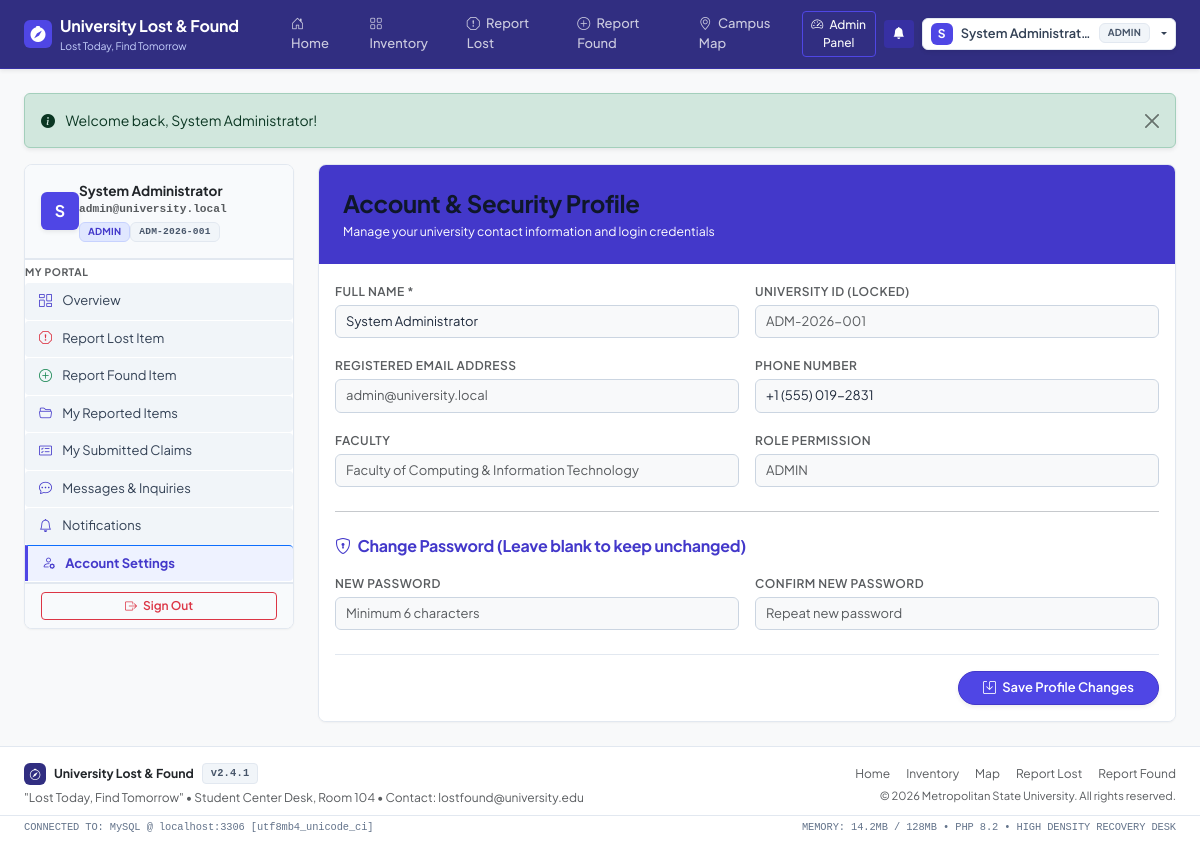
The app's page /profile.php (signed in) with its own data.
### tables this page shows
CREATE TABLE `users` (
  `id` INT UNSIGNED NOT NULL AUTO_INCREMENT,
  `university_id` VARCHAR(50) NOT NULL UNIQUE,
  `full_name` VARCHAR(150) NOT NULL,
  `email` VARCHAR(150) NOT NULL UNIQUE,
  `phone` VARCHAR(30) NULL,
  `password` VARCHAR(255) NOT NULL,
  `role` ENUM('student', 'staff', 'officer', 'admin') NOT NULL DEFAULT 'student',
  `faculty_id` INT UNSIGNED NULL,
  `department_id` INT UNSIGNED NULL,
  `profile_image` VARCHAR(255) NULL DEFAULT 'default_avatar.png',
  `status` ENUM('active', 'inactive', 'suspended') NOT NULL DEFAULT 'active',
  `email_verified` TINYINT(1) NOT NULL DEFAULT 1,
  `reset_token` VARCHAR(100) NULL,
  `reset_token_expiry` DATETIME NULL,
  `created_at` TIMESTAMP NOT NULL DEFAULT CURRENT_TIMESTAMP,
  `updated_at` TIMESTAMP NOT NULL DEFAULT CURRENT_TIMESTAMP ON UPDATE CURRENT_TIMESTAMP,
  PRIMARY KEY (`id`),
  KEY `fk_users_faculty` (`faculty_id`),
  KEY `fk_users_department` (`department_id`),
  CONSTRAINT `fk_users_faculty` FOREIGN KEY (`faculty_id`) REFERENCES `faculties` (`id`) ON DELETE SET NULL,
  CONSTRAINT `fk_users_department` FOREIGN KEY (`department_id`) REFERENCES `departments` (`id`) ON DELETE SET NULL
);

CREATE TABLE `faculties` (
  `id` INT UNSIGNED NOT NULL AUTO_INCREMENT,
  `name` VARCHAR(150) NOT NULL,
  `code` VARCHAR(20) NOT NULL UNIQUE,
  `description` TEXT NULL,
  `status` ENUM('active', 'inactive') NOT NULL DEFAULT 'active',
  `created_at` TIMESTAMP NOT NULL DEFAULT CURRENT_TIMESTAMP,
  `updated_at` TIMESTAMP NOT NULL DEFAULT CURRENT_TIMESTAMP ON UPDATE CURRENT_TIMESTAMP,
  PRIMARY KEY (`id`)
);

### profile.php (the view, shortened to what the rows shown need)
<?php
require_once __DIR__ . '/includes/auth-check.php';
require_once __DIR__ . '/classes/User.php';
$userId = (int)$currentUser['id'];
$userModel = new User();
$userProfile = $userModel->findById($userId);
require_once __DIR__ . '/includes/header.php';
require_once __DIR__ . '/includes/navbar.php';
?>
<div class="container-fluid px-lg-4 py-4">
    <div class="row g-4">
        <div class="col-lg-3">
            <?php require_once __DIR__ . '/includes/sidebar.php'; ?>
        </div>
        <div class="col-lg-9">
            <div class="card border-0 shadow-lg rounded-4 overflow-hidden">
                <div class="card-body p-4 p-md-4.5 bg-white">
                    <form method="POST" action="<?= APP_URL ?>/profile.php">
                        <div class="row g-3 mb-4">
                            <div class="col-md-6">
                                <label class="form-label fw-semibold small text-muted">Full Name *</label>
                                <input type="text" name="full_name" class="form-control bg-light" required value="<?= e($userProfile['full_name'] ?? '') ?>">
                            </div>
                            <div class="col-md-6">
                                <label class="form-label fw-semibold small text-muted">University ID (Locked)</label>
                                <input type="text" class="form-control bg-light text-muted" readonly value="<?= e($userProfile['university_id'] ?? '') ?>">
                            </div>
                            <div class="col-md-6">
                                <label class="form-label fw-semibold small text-muted">Registered Email Address</label>
                                <input type="email" class="form-control bg-light text-muted" readonly value="<?= e($userProfile['email'] ?? '') ?>">
                            </div>
                            <div class="col-md-6">
                                <label class="form-label fw-semibold small text-muted">Phone Number</label>
                                <input type="tel" name="phone" class="form-control bg-light" placeholder="+1 (555) 000-0000" value="<?= e($userProfile['phone'] ?? '') ?>">
                            </div>
                            <div class="col-md-6">
                                <label class="form-label fw-semibold small text-muted">Faculty</label>
                                <input type="text" class="form-control bg-light text-muted" readonly value="<?= e($userProfile['faculty_name'] ?? 'General') ?>">
                            </div>
                            <div class="col-md-6">
                                <label class="form-label fw-semibold small text-muted">Role Permission</label>
                                <input type="text" class="form-control bg-light text-muted text-uppercase" readonly value="<?= e($userProfile['role'] ?? 'student') ?>">
                            </div>
                        </div>
                    </form>
                </div>
            </div>
        </div>
    </div>
</div>
<?php require_once __DIR__ . '/includes/footer.php'; ?>

### includes/navbar.php (shortened to what the rows shown need)
<?php
require_once __DIR__ . '/../classes/Auth.php';
$isAuth = Auth::check();
$user = Auth::user();
?>
<nav class="navbar navbar-expand-lg navbar-dark sticky-top shadow-sm py-1.5" style="background-color: #312e81; border-bottom: 1px solid #3730a3;">
    <div class="container-fluid px-lg-4">
        <div class="collapse navbar-collapse" id="navbarContent">
            <div class="d-flex align-items-center gap-2">
                <?php if ($isAuth): ?>
                    <?php if ($user['role'] === 'admin'): ?>
                        <a href="<?= APP_URL ?>/admin/dashboard.php" class="btn btn-outline-light btn-sm fw-medium border-indigo-700" style="font-size: 0.75rem; border-color: #4f46e5;">
                            <i class="bi bi-speedometer2 me-1"></i> Admin Panel
                        </a>
                    <?php elseif ($user['role'] === 'officer'): ?>
                        <a href="<?= APP_URL ?>/officer/dashboard.php" class="btn btn-outline-light btn-sm fw-medium border-indigo-700" style="font-size: 0.75rem; border-color: #4f46e5;">
                            <i class="bi bi-shield-check me-1"></i> Officer Desk
                        </a>
                    <?php else: ?>
                        <a href="<?= APP_URL ?>/dashboard.php" class="btn btn-outline-light btn-sm fw-medium border-indigo-700" style="font-size: 0.75rem; border-color: #4f46e5;">
                            <i class="bi bi-columns-gap me-1"></i> Dashboard
                        </a>
                    <?php endif; ?>
                    <a href="<?= APP_URL ?>/notifications.php" class="btn btn-sm position-relative px-2 py-1 text-white" style="background-color: #3730a3;" title="Notifications">
                        <i class="bi bi-bell-fill"></i>
                    </a>
                    <div class="dropdown">
                        <button class="btn btn-light btn-sm dropdown-toggle d-flex align-items-center gap-2 py-1 px-2.5 shadow-sm rounded" type="button" id="userMenuDropdown" data-bs-toggle="dropdown" aria-expanded="false">
                            <div class="bg-indigo-600 text-white rounded d-flex align-items-center justify-content-center fw-bold" style="width: 22px; height: 22px; font-size: 0.75rem; background-color: #4f46e5;">
                                <?= strtoupper(substr($user['full_name'], 0, 1)) ?>
                            </div>
                            <span class="d-none d-md-inline fw-semibold small text-truncate" style="max-width: 130px; font-size: 0.8rem;"><?= e($user['full_name']) ?></span>
                            <span class="badge bg-secondary-subtle text-secondary border rounded text-uppercase" style="font-size: 0.6rem;"><?= e($user['role']) ?></span>
                        </button>
                    </div>
                <?php endif; ?>
            </div>
        </div>
    </div>
</nav>

### includes/sidebar.php (shortened to what the rows shown need)
<?php
require_once __DIR__ . '/../classes/Auth.php';
$user = Auth::user();
$role = $user['role'] ?? 'student';
?>
<div class="card border rounded-3 overflow-hidden mb-4 bg-white shadow-sm" style="border-color: #e2e8f0;">
    <div class="p-3 text-start border-bottom" style="background-color: #f8fafc; border-color: #e2e8f0;">
        <div class="d-flex align-items-center gap-2.5">
            <div class="bg-indigo-600 text-white rounded d-flex align-items-center justify-content-center fw-bold shadow-sm" style="width: 38px; height: 38px; background-color: #4f46e5; font-size: 1rem;">
                <?= strtoupper(substr($user['full_name'] ?? 'U', 0, 1)) ?>
            </div>
            <div class="d-flex flex-column overflow-hidden">
                <span class="fw-bold text-dark text-truncate" style="font-size: 0.85rem;"><?= e($user['full_name'] ?? 'User') ?></span>
                <span class="text-muted font-monospace text-truncate" style="font-size: 0.7rem;"><?= e($user['email'] ?? '') ?></span>
                <div class="d-flex align-items-center gap-1.5 mt-1">
                    <span class="badge bg-primary-subtle text-primary border rounded text-uppercase" style="font-size: 0.6rem;"><?= e($role) ?></span>
                    <span class="badge bg-light text-secondary border rounded font-monospace" style="font-size: 0.6rem;"><?= e($user['university_id'] ?? 'N/A') ?></span>
                </div>
            </div>
        </div>
    </div>
</div>

### records on screen
users: full_name "S", full_name "System Administrat…", role "ADMIN", full_name "System Administrator", email "admin@university.local", university "ADM-2026-001", phone "+1 (555) 019-2831", faculty.name "Faculty of Computing & Information Technology", role "admin"

### other values on screen
APP_NAME "University Lost & Found"
APP_SLOGAN "Lost Today, Find Tomorrow"
$msg "Welcome back, System Administrator!"
